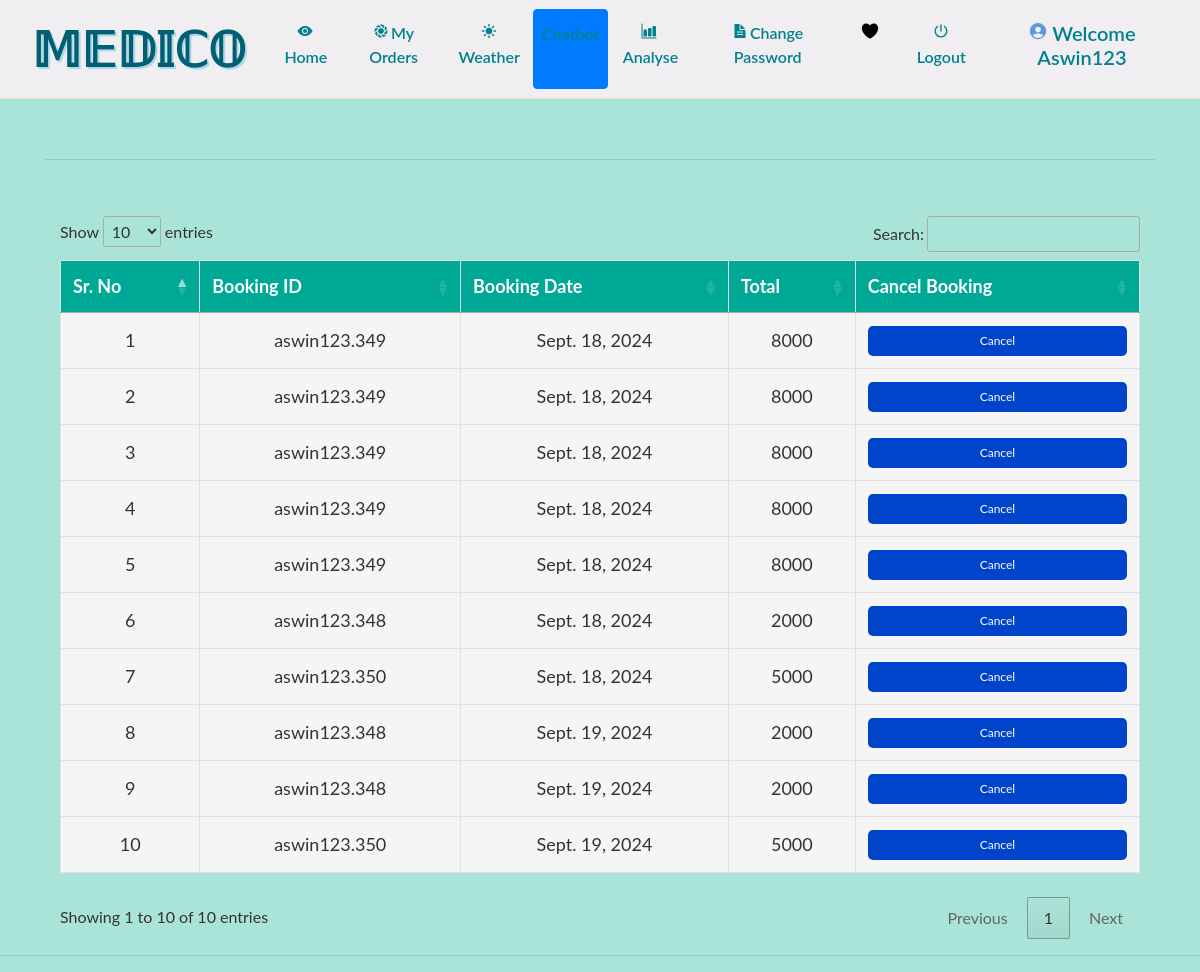
The page /view_booking (signed in) on the database its author committed.
### grocery/models.py (models this page shows, shortened)
class Booking(models.Model):
    status = models.ForeignKey(Status, on_delete=models.CASCADE, null=True)
    profile = models.ForeignKey(Profile, on_delete=models.CASCADE, null=True)
    booking_id = models.CharField(max_length=200, null=True)
    quantity = models.IntegerField(null=True)
    book_date = models.DateField(null=True)
    total = models.IntegerField(null=True)

### grocery/views.py (the view)
# urls.py: path('view_booking', View_Booking, name='view_booking'),
def View_Booking(request):
    if not request.user.is_authenticated:
        return redirect('login')
    user = User.objects.get(id=request.user.id)
    profile = Profile.objects.get(user=user)
    cart = Cart.objects.filter(profile=profile)
    book = Booking.objects.filter(profile=profile)
    pro = recommended_product(request)
    num1 = 0
    for i in cart:
        num1 += 1
    d = {'book': book, 'num1': num1, 'pro': pro}
    return render(request, 'view_booking.html', d)

### grocery/views.py (called while the page is built)
def recommended_product(request):
    user = User.objects.get(id=request.user.id)
    profile = Profile.objects.get(user=user)
    book = Booking.objects.filter(profile=profile).order_by('-id')[:2]
    recommend = []
    for i in book:
        recommend += i.booking_id.split('.')[1:]
    pro1 = Product.objects.filter(id__in=recommend)
    cat = []
    for i in pro1:
        if not i.category.id in cat:
            cat.append(i.category.id)
    pro = Product.objects.filter(category__id__in=cat).order_by('?')
    return pro

### grocery/templates/view_booking.html (shortened to what this page needs)
{% extends 'navigation.html' %}
{% block body %}
<div class="container">
  <center>
    <hr>
  </center>
  <div class="container">
    <table class="table table-bordered" id="myTable">
      <thead>
        <tr>
          <th>Sr. No</th>
          <th>Booking ID</th>
          <th>Booking Date</th>
          <th>Total</th>
          <th>Cancel Booking</th>
        </tr>
      </thead>
      <tbody>
        {% for i in book %}
        <tr>
          <td>{{ forloop.counter }}</td>
          <td>{{ i.booking_id }}</td>
          <td>{{ i.book_date }}</td>
          <td>{{ i.total }}</td>
          <td>
            <a href="{% url 'delete_booking' i.booking_id i.id %}" onclick="return confirm('Are you sure?')">
              <button class="button1" id="delete">Cancel</button>
            </a>
          </td>
        </tr>
        {% endfor %}
      </tbody>
    </table>
  </div>
</div>
<hr>
{% endblock %}

### grocery/templates/navigation.html (shortened to what this page needs)
<!DOCTYPE html>
<html lang="en">
<head>
    {% load static %}
    <link rel="stylesheet" href="https://maxcdn.bootstrapcdn.com/bootstrap/4.0.0/css/bootstrap.min.css">
    <link rel="stylesheet" href="//cdn.datatables.net/1.10.19/css/jquery.dataTables.min.css">
    <link rel="stylesheet" href="https://cdnjs.cloudflare.com/ajax/libs/font-awesome/4.7.0/css/font-awesome.min.css">
</head>
<body style="background-color:rgb(170, 228, 216)">
<nav class="navbar navbar-expand-sm" style="background-color : #f1eef1 ; border-bottom:1px solid #e0e9cd">
    <a class="navbar-brand pl-3" href="#" style="color: blue; font-weight: bold; font-size: 3rem; text-shadow: 2px 2px lightblue;">𝕄𝔼𝔻𝕀ℂ𝕆</a>
    <div class="collapse navbar-collapse" id="collapsibleNavbar">
        <ul class="navbar-nav pl-2 text-center">
            {% if request.user.username %}
                {% if not request.user.is_staff %}
                <li class="nav-item">
                    <a class="nav-link" href="{% url 'view_product' 0 %}" style="color:rgb(0, 0, 0)"><ion-icon style="margin-right:2px" name="eye"></ion-icon>Home</a>
                </li>
                <li class="nav-item">
                    <a class="nav-link" href="{% url 'view_booking' %}" style="color:rgb(13, 13, 13)"><ion-icon style="margin-right:2px" name="aperture"></ion-icon>My Orders</a>
                </li>
                <li class="nav-item">
                    <a class="nav-link" href="{% url 'get_weather' %}" style="color:rgb(0, 0, 0)">
                        <ion-icon style="margin-right: 0px" name="sunny"></ion-icon>Weather
                    </a>
                </li>
                    <a class="nav-link btn btn-primary text-white" href="{% url 'chatbot' %}">Chatbot</a>
                <li class="nav-item">
                    <a class="nav-link" href="https://disease-symptom-recognition-system-fvd6dwhoihat4niujnsxz8.streamlit.app/" style="color:rgb(0, 0, 0)">
                        <ion-icon style="margin-right:2px" name="bar-chart"></ion-icon>Analyse
                    </a>
                </li>
                <li class="nav-item">
                    <a class="nav-link" href="{% url 'change_password' %}" style="color:rgb(1, 1, 1)"><ion-icon style="margin-right:2px" name="document-text-sharp"></ion-icon>Change Password</a>
                </li>
                {% endif %}
                {% if not request.user.is_staff %}
                <li class="nav-item">
                    <a href="{% url 'cart' %}" class="btn btn-default btn-lg text-dark text-capitalize">
                        <ion-icon style="color:black;margin-top:2%" name="heart"></ion-icon>
                    </a>
                </li>
                {% endif %}
                <li class="nav-item">
                    <a class="nav-link" href="{% url 'logout' %}" style="color:rgb(0, 0, 0)"><ion-icon style="margin-right:1px" name="power-sharp"></ion-icon>Logout</a>
                </li>
                {% if not request.user.is_staff %}
                <li class="nav-item">
                    <a href="{% url 'profile' %}"><h5 class="nav-link" style="color:#000000 ; text-transform : capitalize"><ion-icon style="margin-right:4px;color:#5e99de" name="person-circle-sharp"></ion-icon>Welcome {{request.user.username}}</h5>
                    </a>
                </li>
                {% endif %}
            {% endif %}
        </ul>
    </div>
</nav>
{% block body %}
{% endblock %}
</body>
</html>

### grocery/templates/navigation.html (style rules this page uses)
body { font-family: 'Lato', sans-serif; background-image: url('https://wallpaperaccess.com/full/505754.png'); background-size: cover; background-attachment: fixed; background-repeat: no-repeat; color: #333; }
.navbar { background-color: rgba(255, 255, 255, 0.9); border-bottom: 1px solid #dee2e6; }
.navbar-brand { font-size: 2.5rem; color: #005f73 !important; font-weight: bold; text-shadow: 1px 1px 2px rgba(0, 95, 115, 0.2); }
.navbar-nav .nav-link { color: #028090 !important; font-weight: 600; padding: 12px; transition: background-color 0.3s ease, color 0.3s ease; }
#myTable { width: 100%; border-collapse: collapse; margin: 20px 0; font-size: 18px; text-align: left; border: 1px solid #dee2e6; }
#myTable th { background-color: #00a896; color: white; padding: 12px; }
#myTable td { background-color: #f5f5f5; padding: 12px; }

### grocery/templates/view_booking.html (style rules this page uses)
.table-bordered { border: 1px solid #e0e0e0; font-size: 14px; }
.table th, .table td { vertical-align: middle; text-align: center; }
.table thead th { background-color: #0044cc; color: white; }
.table tbody tr td a button { width: 100%; border: none; padding: 6px 10px; color: white; background-color: #0044cc; border-radius: 5px; transition: background-color 0.3s ease; }
.button1 { color: white; background-color: #0044cc; border: none; padding: 8px 16px; font-size: 12px; cursor: pointer; border-radius: 5px; }
.container { margin-top: 5%; }

### rows shown on the page
Booking: booking_id "aswin123.349", book_date "Sept. 18, 2024", total "8000"
Booking: booking_id "aswin123.349", book_date "Sept. 18, 2024", total "8000"
Booking: booking_id "aswin123.349", book_date "Sept. 18, 2024", total "8000"
Booking: booking_id "aswin123.349", book_date "Sept. 18, 2024", total "8000"
Booking: booking_id "aswin123.349", book_date "Sept. 18, 2024", total "8000"
Booking: booking_id "aswin123.348", book_date "Sept. 18, 2024", total "2000"
Booking: booking_id "aswin123.350", book_date "Sept. 18, 2024", total "5000"
Booking: booking_id "aswin123.348", book_date "Sept. 19, 2024", total "2000"
Booking: booking_id "aswin123.348", book_date "Sept. 19, 2024", total "2000"
Booking: booking_id "aswin123.350", book_date "Sept. 19, 2024", total "5000"

### other values the page prints
{{ request.user.username }} "Aswin123"
